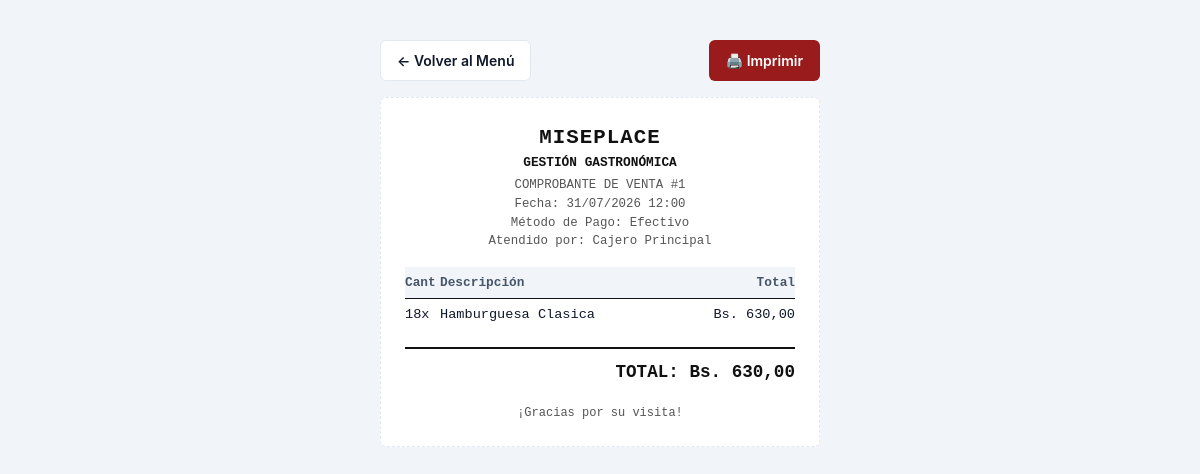
The app's page /menu/comprobante/1/ (signed in) with its own data.
### apps/ventas/models.py (models this page shows, shortened)
class Venta(models.Model):
    METODOS_PAGO = [
        ('Efectivo', 'Efectivo'),
        ('QR', 'QR'),
        ('Tarjeta', 'Tarjeta'),
    ]
    fecha_venta = models.DateField('Fecha de venta', default=timezone.localdate)
    fecha_hora = models.DateTimeField('Fecha y hora', default=timezone.now)
    total_venta = models.DecimalField('Total venta (Bs.)', max_digits=12, decimal_places=2, default=Decimal('0.00'))
    metodo_pago = models.CharField('Método de pago', max_length=20, choices=METODOS_PAGO, default='Efectivo')
    usuario = models.ForeignKey(
        settings.AUTH_USER_MODEL,
        on_delete=models.SET_NULL,
        null=True,
        blank=True,
        related_name='ventas'
    )
    class Meta:
        verbose_name = 'Venta'
        verbose_name_plural = 'Ventas'
        ordering = ['-fecha_hora', '-id']

class DetalleVenta(models.Model):
    venta = models.ForeignKey(Venta, on_delete=models.CASCADE, related_name='detalles')
    plato = models.ForeignKey('recetas.Plato', on_delete=models.PROTECT, related_name='ventas_detalle')
    cantidad = models.PositiveIntegerField('Cantidad', default=1)
    precio_unitario = models.DecimalField('Precio unitario (Bs.)', max_digits=10, decimal_places=2)
    subtotal = models.DecimalField('Subtotal (Bs.)', max_digits=12, decimal_places=2)
    observacion = models.TextField('Observación / Instrucción', blank=True, null=True)
    class Meta:
        verbose_name = 'Detalle de venta'
        verbose_name_plural = 'Detalles de venta'
        ordering = ['id']

### apps/usuarios/models.py (models this page shows, shortened)
class Usuario(AbstractBaseUser, PermissionsMixin):
    class Rol(models.TextChoices):
        ADMINISTRADOR = 'administrador', 'Administrador'
        CAJERO = 'cajero', 'Cajero'
        EMPLEADO = 'empleado', 'Empleado'
    email = models.EmailField('Correo electrónico', unique=True, max_length=150)
    nombre = models.CharField('Nombre o apodo', max_length=100, blank=True)
    rol = models.CharField('Rol', max_length=20, choices=Rol.choices, default=Rol.EMPLEADO)
    is_active = models.BooleanField('Activo', default=True)
    is_staff = models.BooleanField('Acceso a staff', default=False)
    fecha_registro = models.DateTimeField('Fecha de registro', auto_now_add=True)
    objects = UsuarioManager()
    USERNAME_FIELD = 'email'
    REQUIRED_FIELDS = []
    class Meta:
        verbose_name = 'Usuario'
        verbose_name_plural = 'Usuarios'
        ordering = ['email']

### apps/recetas/models.py (models this page shows, shortened)
class Plato(models.Model):
    nombre = models.CharField('Nombre del plato o producto', max_length=100, unique=True)
    precio_venta = models.DecimalField('Precio de venta (Bs.)', max_digits=10, decimal_places=2)
    imagen = models.ImageField('Imagen del plato', upload_to='platos/', blank=True, null=True)
    activo = models.BooleanField('Activo en el menú', default=True)
    fecha_creacion = models.DateTimeField(auto_now_add=True)
    class Meta:
        verbose_name = 'Plato / Producto'
        verbose_name_plural = 'Platos y Productos'
        ordering = ['nombre']

### apps/ventas/views.py (the view)
# urls.py: path('comprobante/<int:venta_id>/', views.comprobante_venta, name='comprobante'),
@require_GET
@roles_requeridos(['administrador', 'cajero'])
def comprobante_venta(request, venta_id):
    venta = get_object_or_404(Venta.objects.prefetch_related('detalles__plato', 'usuario'), id=venta_id)
    return render(request, 'ventas/comprobante.html', {'venta': venta})

### apps/usuarios/context_processors.py (called while the page is built)
def usuario_contexto(request):
    if not request.user.is_authenticated:
        return {'total_alertas_stock': 0}
    try:
        from inventario.models import Insumo
        from django.db.models import F
        total_alertas = Insumo.objects.filter(stock_actual__lte=F('stock_minimo')).count()
    except Exception:
        total_alertas = 0
    return {
        'total_alertas_stock': total_alertas,
        'usuario_actual': request.user,
    }

### templates/ventas/comprobante.html (shortened to what this page needs)
<!DOCTYPE html>
<html lang="es">
<head>
    <link rel="stylesheet" href="/static/css/estilos.css">
</head>
<body>
    <div class="container">
        <div style="margin-bottom: 16px; display: flex; justify-content: space-between;" class="no-print">
            <a href="{% url 'ventas:pos' %}" class="btn btn-secondary">← Volver al Menú</a>
            <button type="button" class="btn btn-primary" onclick="window.print()">🖨️ Imprimir</button>
        </div>
        <div class="receipt-ticket">
            <div class="receipt-center">
                <h2>MISEPLACE</h2>
                <p style="font-size: 0.8rem; font-weight: bold;">GESTIÓN GASTRONÓMICA</p>
                <div class="receipt-meta">
                    COMPROBANTE DE VENTA #{{ venta.id }}<br>
                    Fecha: {{ venta.fecha_hora|date:"d/m/Y H:i" }}<br>
                    Método de Pago: {{ venta.metodo_pago }}<br>
                    {% if venta.usuario %}Atendido por: {{ venta.usuario.nombre|default:venta.usuario.email }}{% endif %}
                </div>
            </div>
            <table class="receipt-table">
                <thead>
                    <tr>
                        <th>Cant</th>
                        <th>Descripción</th>
                        <th style="text-align: right;">Total</th>
                    </tr>
                </thead>
                <tbody>
                    {% for det in venta.detalles.all %}
                    <tr>
                        <td style="width: 35px; vertical-align: top;">{{ det.cantidad }}x</td>
                        <td>
                            {{ det.plato.nombre }}
                        </td>
                        <td style="text-align: right; vertical-align: top;">Bs. {{ det.subtotal|floatformat:2 }}</td>
                    </tr>
                    {% endfor %}
                </tbody>
            </table>
            <div class="receipt-total">
                TOTAL: Bs. {{ venta.total_venta|floatformat:2 }}
            </div>
            <p style="text-align: center; font-size: 0.75rem; margin-top: 18px; color: #555;">
                ¡Gracias por su visita!
            </p>
        </div>
    </div>
</body>
</html>

### static/css/estilos.css (style rules this page uses)
:root { --bg-page: #f8fafc; --bg-surface: #ffffff; --bg-subtle: #f1f5f9; --border-color: #e2e8f0; --border-focus: #991b1b; --text-primary: #0f172a; --text-secondary: #475569; --text-muted: #94a3b8; --brand-primary: #991b1b; --brand-hover: #7f1d1d; --brand-light: #fef2f2; --brand-border: #fecaca; --success-bg: #ecfdf5; --success-text: #065f46; --success-border: #a7f3d0; --success-accent: #059669; --warning-bg: #fffbeb; --warning-text: #92400e; --warning-border: #fde68a; --warning-accent: #d97706; --danger-bg: #fff1f2; --danger-text: #9f1239; --danger-border: #fecdd3; --danger-accent: #e11d48; --font-sans: 'Inter', -apple-system, BlinkMacSystemFont, "Segoe UI", Roboto, "Helvetica Neue", Arial, sans-serif; --radius-sm: 6px; --radius-md: 10px; --radius-lg: 14px; --radius-full: 9999px; --shadow-sm: 0 1px 2px 0 rgb(0 0 0 / 0.05); --shadow-md: 0 4px 6px -1px rgb(0 0 0 / 0.07), 0 2px 4px -2px rgb(0 0 0 / 0.05); --shadow-lg: 0 10px 15px -3px rgb(0 0 0 / 0.08), 0 4px 6px -4px rgb(0 0 0 / 0.05); }
*, *::before, *::after { box-sizing: border-box; margin: 0; padding: 0; }
body { font-family: var(--font-sans); background-color: var(--bg-page); color: var(--text-primary); line-height: 1.5; -webkit-font-smoothing: antialiased; min-height: 100vh; }
.btn { display: inline-flex; align-items: center; justify-content: center; gap: 8px; padding: 9px 16px; font-size: 0.875rem; font-weight: 600; font-family: inherit; border-radius: var(--radius-sm); border: 1px solid transparent; cursor: pointer; text-decoration: none; transition: all 0.15s ease; }
.btn-primary { background-color: var(--brand-primary); color: #ffffff; }
.btn-secondary { background-color: var(--bg-surface); border-color: var(--border-color); color: var(--text-primary); }
table { width: 100%; border-collapse: collapse; text-align: left; font-size: 0.85rem; }
thead th { background: var(--bg-subtle); color: var(--text-secondary); font-weight: 600; padding: 10px 14px; border-bottom: 1px solid var(--border-color); white-space: nowrap; }
tbody td { padding: 11px 14px; border-bottom: 1px solid var(--border-color); color: var(--text-primary); }
tbody tr:last-child td { border-bottom: none; }
.receipt-ticket { background: #fff; padding: 24px; border: 1px dashed var(--border-color); border-radius: var(--radius-sm); font-family: 'Courier New', Courier, monospace; font-size: 0.85rem; color: #111; }
.receipt-center { text-align: center; margin-bottom: 14px; }
.receipt-center h2 { font-size: 1.3rem; font-weight: 800; letter-spacing: 1px; }
.receipt-meta { font-size: 0.775rem; color: #555; margin-top: 4px; }
.receipt-table { width: 100%; margin: 16px 0; border-collapse: collapse; }
.receipt-table th { border-bottom: 1px solid #111; padding: 6px 0; font-size: 0.8rem; }
.receipt-table td { padding: 6px 0; border-bottom: 1px dotted #ccc; }
.receipt-total { text-align: right; font-size: 1.1rem; font-weight: 800; padding-top: 10px; border-top: 2px solid #111; }

### templates/ventas/comprobante.html (style rules this page uses)
body { background-color: #f1f5f9; padding: 40px 20px; display: flex; flex-direction: column; align-items: center; }
.container { max-width: 440px; width: 100%; }

### records on screen
Venta: id "1", fecha_hora "31/07/2026 12:00", metodo_pago "Efectivo", usuario.nombre "Cajero Principal", total_venta "630,00"
DetalleVenta: cantidad "18", plato.nombre "Hamburguesa Clasica", subtotal "630,00"
